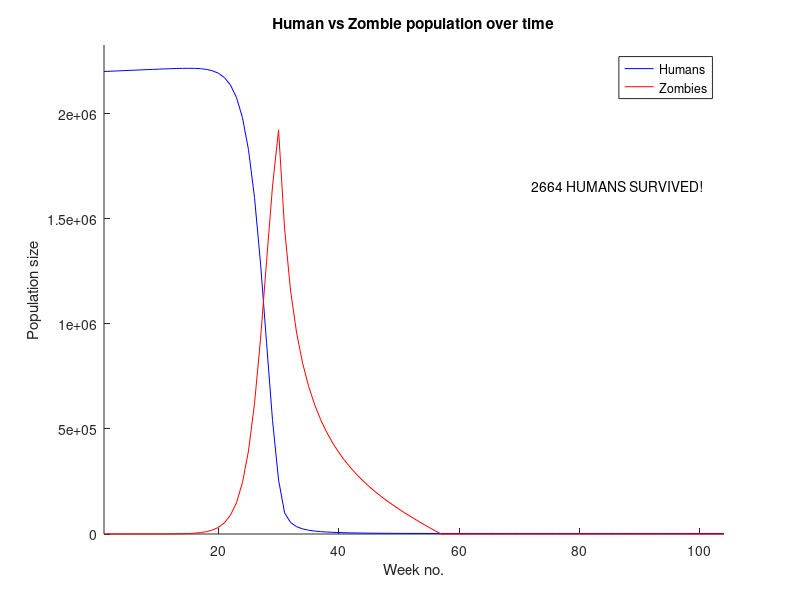

Write MATLAB code to recreate this figure.
% ZOMBIE Calculates the population growth of Greater Brisbane after a
% ZOMBIE APOCALYPSE breaks out!!!

% I usually put these lines at the top of the script to make sure I start
% fresh each time I run the script
close all;
clear all;

% convert from number of years into number of weeks
numYears = 2;
numWeeks = 52*numYears;

% the current human growth rate
hGrowthRate = 0.00057; 

% the rate of which zombies infect humans
% rate of infection is proportional to rate at which zombie and human meet,
% and human gets infected
zInfectionRate= 10^(-6.5); 

% the rate at which zombies die, or are killed                     
zDecayRate = 0.01;

% here we use the function ZEROS to create a vector with numWeeks number of
% elements, this is so the computer knows how much computer memory to give 
% to the vector, before we start calculating the population each week
hPop = zeros(1, numWeeks);
zPop = zeros(1, numWeeks);

% initialising the first element of the vector with current population size
week = 1;
hPop(week) = 2.2e+06;
zPop(week) = 2; % let's say that two scientists at UQ accidentally infect themselves

% while the current week is not yet equal to total number of weeks
% (numWeeks), keep calculating the population 
while week < numWeeks
    week = week + 1;
    
    hPop(week) = floor((1+hGrowthRate)*hPop(week-1) - zInfectionRate*hPop(week-1)*zPop(week-1));
    zPop(week) = floor((1-zDecayRate)*zPop(week-1) + zInfectionRate*hPop(week-1)*zPop(week-1));
    
    if week > 30
        zombieQuota = 6; %change this value
        numZombiesKilled = hPop(week)*zombieQuota;
        if numZombiesKilled < zPop(week)
            zPop(week) = zPop(week) - numZombiesKilled;
        else
            zPop(week) = 0;
        end
    end
end

% just a bit of fun, ignore this next bit of code :)
if (hPop(end) == 0)
    img = imread('zombie.png'); % copyright Plants Vs Zombies PopCap
    img = 255-img; 
    hold on;
    image([3*numWeeks/6 5*numWeeks/6],[3*max(hPop)/4, max(hPop)/4],img);
    text(4*numWeeks/6+20, 3*max(hPop)/4 - 5000, 'ZOMBIES WIN!');
else
    hold on;
    text(3*numWeeks/6+20, 3*max(hPop)/4 - 5000, [num2str(hPop(end)), ' HUMANS SURVIVED!']);
end

% to visualise the population forecast we've just generated, we use the
% plot command to quickly analyse the outcome of the ZOMBIE APOCALYPSE!!!
plot(1:numWeeks, hPop, 'b-', 1:numWeeks, zPop, 'r-');
title('Human vs Zombie population over time');
xlabel('Week no.');
ylabel('Population size');
legend('Humans','Zombies');
axis([1, numWeeks, 0, 1.05*max([max(hPop), max(zPop)])]);

print('apocalypse.png', '-dpng')